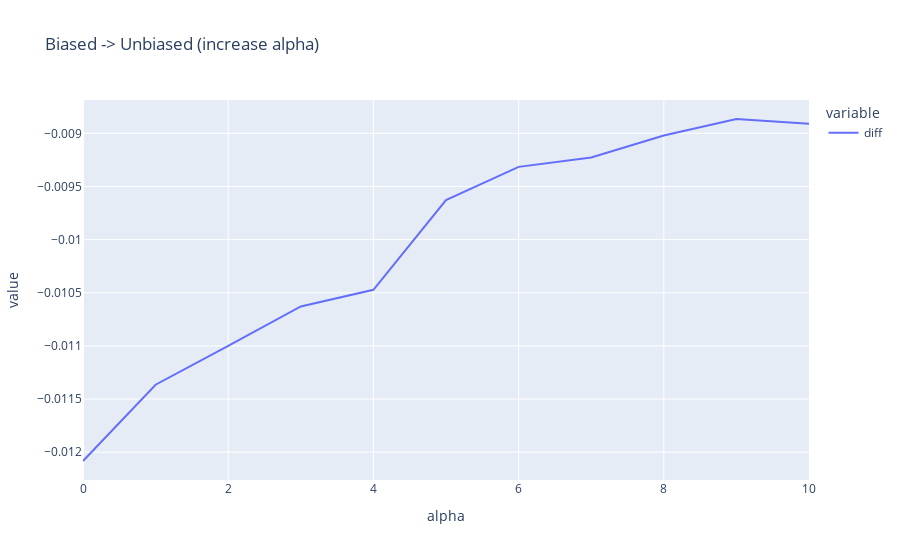

The notebook cell this image was saved under:
### Code cell
px.line(pd.DataFrame(df_out), x='alpha', y=['diff'], title=title)

### Figure 1 — Plotly figure (JSON) as saved in the notebook; plotly's stock layout.template omitted (floating-point values rounded to 4 significant figures)
{"data": [{"hovertemplate": "variable=diff<br>alpha=%{x}<br>value=%{y}<extra></extra>", "legendgroup": "diff", "line": {"color": "#636efa", "dash": "solid"}, "marker": {"symbol": "circle"}, "mode": "lines", "name": "diff", "orientation": "h", "showlegend": true, "type": "scatter", "x": [0, 1, 2, 3, 4, 5, 6, 7, 8, 9, 10], "xaxis": "x", "y": [-0.01208, -0.01137, -0.011, -0.01063, -0.01047, -0.009629, -0.009316, -0.009228, -0.00902, -0.008865, -0.008911], "yaxis": "y"}], "layout": {"autosize": true, "legend": {"title": {"text": "variable"}, "tracegroupgap": 0}, "title": {"text": "Biased -> Unbiased (increase alpha)"}, "xaxis": {"anchor": "y", "autorange": true, "domain": [0, 1], "range": [0, 10], "title": {"text": "alpha"}, "type": "linear"}, "yaxis": {"anchor": "x", "autorange": true, "domain": [0, 1], "range": [-0.01226, -0.008686], "title": {"text": "value"}, "type": "linear"}}}
